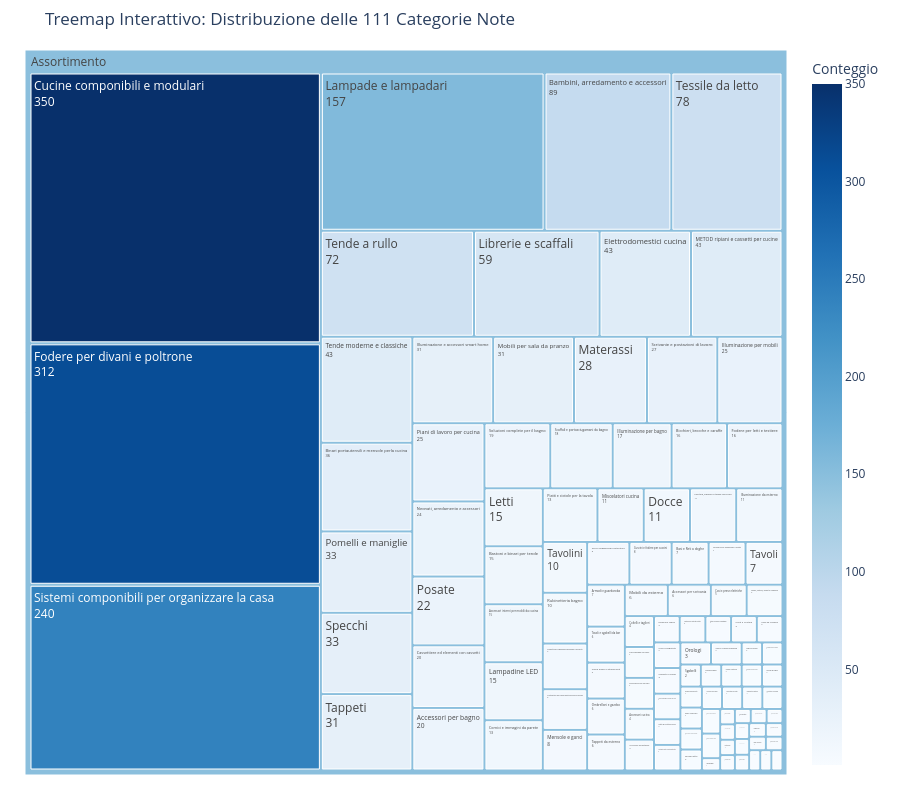

The notebook cell this image was saved under:
### Code cell
# Treemap Interattivo
# Calcoliamo la frequenza di ogni Categoria di Livello 2 dal dataset noto e generiamo il Treemap
df_counts = df_noti['Categoria Principale'].value_counts().reset_index()
df_counts.columns = ['Categoria', 'Conteggio']

fig = px.treemap(df_counts, path=[px.Constant("Assortimento"), 'Categoria'], values='Conteggio', title=f'Treemap Interattivo: Distribuzione delle {len(CATEGORIE_L2)} Categorie Note', color='Conteggio',  color_continuous_scale='Blues')
fig.update_traces(root_color="lightgrey", textinfo="label+value")
fig.update_layout(margin=dict(t=50, l=25, r=25, b=25), height=800)
fig.show()

### Figure 1 — Plotly figure (JSON) as saved in the notebook; plotly's stock layout.template omitted (floating-point values rounded to 4 significant figures)
{"data": [{"branchvalues": "total", "customdata": [[350.0], [312.0], [240.0], [157.0], [89.0], [78.0], [72.0], [59.0], [43.0], [43.0], [43.0], [36.0], [33.0], [33.0], [31.0], [31.0], [31.0], [28.0], [27.0], [25.0], [25.0], [24.0], [22.0], [20.0], [20.0], [19.0], [18.0], [17.0], [16.0], [16.0], [15.0], [15.0], [15.0], [15.0], [13.0], [13.0], [11.0], [11.0], [11.0], [11.0], [10.0], [10.0], [9.0], [8.0], [8.0], [8.0], [8.0], [7.0], [7.0], [7.0], [7.0], [6.0], [6.0], [6.0], [6.0], [6.0], [6.0], [5.0], [5.0], [4.0], [4.0], [4.0], [4.0], [4.0], [3.0], [3.0], [3.0], [3.0], [3.0], [3.0], [3.0], [3.0], [3.0], [3.0], [3.0], [3.0], [2.0], [2.0], [2.0], [2.0], [2.0], [2.0], [2.0], [2.0], [2.0], [2.0], [2.0], [2.0], [2.0], [2.0], [2.0], [2.0], [2.0], [1.0], [1.0], [1.0], [1.0], [1.0], [1.0], [1.0], [1.0], [1.0], [1.0], [1.0], [1.0], [1.0], [1.0], [1.0], [1.0], [1.0], [1.0], [148.3]], "domain": {"x": [0, 1], "y": [0, 1]}, "hovertemplate": "labels=%{label}<br>Conteggio_sum=%{value}<br>parent=%{parent}<br>id=%{id}<br>Conteggio=%{color}<extra></extra>", "ids": ["Assortimento/Cucine componibili e modulari", "Assortimento/Fodere per divani e poltrone", "Assortimento/Sistemi componibili per organizzare la casa", "Assortimento/Lampade e lampadari", "Assortimento/Bambini, arredamento e accessori", "Assortimento/Tessile da letto", "Assortimento/Tende a rullo", "Assortimento/Librerie e scaffali", "Assortimento/Elettrodomestici cucina", "Assortimento/METOD ripiani e cassetti per cucine", "Assortimento/Tende moderne e classiche", "Assortimento/Binari portautensili e mensole perla cucina", "Assortimento/Pomelli e maniglie", "Assortimento/Specchi", "Assortimento/Tappeti", "Assortimento/Illuminazione e accessori smart home", "Assortimento/Mobili per sala da pranzo", "Assortimento/Materassi", "Assortimento/Scrivanie e postazioni di lavoro", "Assortimento/Illuminazione per mobili", "Assortimento/Piani di lavoro per cucina", "Assortimento/Neonati, arredamento e accessori", "Assortimento/Posate", "Assortimento/Cassettiere ed elementi con cassetti", "Assortimento/Accessori per bagno", "Assortimento/Soluzioni complete per il bagno", "Assortimento/Scaffali e portasciugamani da bagno", "Assortimento/Illuminazione per bagno", "Assortimento/Bicchieri, brocche e caraffe", "Assortimento/Fodere per letti e testiere", "Assortimento/Letti", "Assortimento/Bastoni e binari per tende", "Assortimento/Accessori interni per mobili da cucina", "Assortimento/Lampadine LED", "Assortimento/Cornici e immagini da parete", "Assortimento/Piatti e ciotole per la tavola", "Assortimento/Miscelatori cucina", "Assortimento/Docce", "Assortimento/Pentole, padelle e teglie da forno", "Assortimento/Illuminazione da esterno", "Assortimento/Tavolini", "Assortimento/Rubinetteria bagno", "Assortimento/Prodotti per organizzare bevande e alimenti", "Assortimento/Contenitori per documenti/accessori media", "Assortimento/Mensole e ganci", "Assortimento/Pouf e poggiapiedi contenitore", "Assortimento/Cuscini e fodere per cuscini", "Assortimento/Basi e Reti a doghe", "Assortimento/Soluzioni per organizzare i vestiti", "Assortimento/Tavoli", "Assortimento/Armadi e guardaroba", "Assortimento/Tavoli e sgabelli da bar", "Assortimento/Casse audio e altoparlanti", "Assortimento/Ombrelloni e gazebo", "Assortimento/Tappeti da esterno", "Assortimento/Mobili da esterno", "Assortimento/Accessori per scrivania", "Assortimento/Cavi e prese elettriche", "Assortimento/Mobili, vetrine, buffet e credenze", "Assortimento/Coltelli e taglieri", "Assortimento/Piani d’appoggio per bagno", "Assortimento/Illuminazione per decorare", "Assortimento/Accessori cucina", "Assortimento/Accessori da esterno", "Assortimento/Mobili per ufficio", "Assortimento/Testiere e Testate Letto", "Assortimento/Attrezzi e accessori di montaggio", "Assortimento/Cesti e Scatole", "Assortimento/Sedie da scrivania", "Assortimento/Cuscini e poggiatesta", "Assortimento/Coperte e plaid", "Assortimento/Tessuti a metraggio e accessori da cucito", "Assortimento/Piatti da portata e vassoi", "Assortimento/Contenitori Letto e Scatole sottoletto", "Assortimento/Orologi", "Assortimento/Sedie e Scrivanie da gaming", "Assortimento/Sedie riunioni", "Assortimento/Purificatori d'aria e accessori", "Assortimento/Sgabelli", "Assortimento/Lavabi bagno", "Assortimento/Candele e lanterne", "Assortimento/Articoli per la cottura in forno", "Assortimento/Tessile da bagno", "Assortimento/Gambe e Piedi per letti", "Assortimento/Divani componibili", "Assortimento/Ceste per bucato e Ceste portabiancheria", "Assortimento/Divani letto", "Assortimento/Accessori per la pulizia", "Assortimento/Purificatori aria e filtri", "Assortimento/Pavimento da esterno", "Assortimento/Prodotti per la sicurezza", "Assortimento/Mobili TV e soluzioni audio/video", "Assortimento/Accessori per cellulari e tablet", "Assortimento/Giardinaggio", "Assortimento/Basi per materassi", "Assortimento/Scatole e cestini da bagno", "Assortimento/Poltrone", "Assortimento/Pensili per bagno", "Assortimento/Assi da stiro", "Assortimento/Accessori per lavare i piatti", "Assortimento/Gambe per divani e poltrone", "Assortimento/Cucina da esterno e accessori", "Assortimento/Paraschizzi e rivestimenti cucina da parete", "Assortimento/Mobili da lavabo", "Assortimento/Panche", "Assortimento/Buffet, credenze e tavoli consolle", "Assortimento/Mini cucine", "Assortimento/Biancheria per la tavola", "Assortimento/Biancheria da cucina", "Assortimento/Accessori per gatti", "Assortimento/Secchi e sacchetti per l'immondizia", "Assortimento"], "labels": ["Cucine componibili e modulari", "Fodere per divani e poltrone", "Sistemi componibili per organizzare la casa", "Lampade e lampadari", "Bambini, arredamento e accessori", "Tessile da letto", "Tende a rullo", "Librerie e scaffali", "Elettrodomestici cucina", "METOD ripiani e cassetti per cucine", "Tende moderne e classiche", "Binari portautensili e mensole perla cucina", "Pomelli e maniglie", "Specchi", "Tappeti", "Illuminazione e accessori smart home", "Mobili per sala da pranzo", "Materassi", "Scrivanie e postazioni di lavoro", "Illuminazione per mobili", "Piani di lavoro per cucina", "Neonati, arredamento e accessori", "Posate", "Cassettiere ed elementi con cassetti", "Accessori per bagno", "Soluzioni complete per il bagno", "Scaffali e portasciugamani da bagno", "Illuminazione per bagno", "Bicchieri, brocche e caraffe", "Fodere per letti e testiere", "Letti", "Bastoni e binari per tende", "Accessori interni per mobili da cucina", "Lampadine LED", "Cornici e immagini da parete", "Piatti e ciotole per la tavola", "Miscelatori cucina", "Docce", "Pentole, padelle e teglie da forno", "Illuminazione da esterno", "Tavolini", "Rubinetteria bagno", "Prodotti per organizzare bevande e alimenti", "Contenitori per documenti/accessori media", "Mensole e ganci", "Pouf e poggiapiedi contenitore", "Cuscini e fodere per cuscini", "Basi e Reti a doghe", "Soluzioni per organizzare i vestiti", "Tavoli", "Armadi e guardaroba", "Tavoli e sgabelli da bar", "Casse audio e altoparlanti", "Ombrelloni e gazebo", "Tappeti da esterno", "Mobili da esterno", "Accessori per scrivania", "Cavi e prese elettriche", "Mobili, vetrine, buffet e credenze", "Coltelli e taglieri", "Piani d’appoggio per bagno", "Illuminazione per decorare", "Accessori cucina", "Accessori da esterno", "Mobili per ufficio", "Testiere e Testate Letto", "Attrezzi e accessori di montaggio", "Cesti e Scatole", "Sedie da scrivania", "Cuscini e poggiatesta", "Coperte e plaid", "Tessuti a metraggio e accessori da cucito", "Piatti da portata e vassoi", "Contenitori Letto e Scatole sottoletto", "Orologi", "Sedie e Scrivanie da gaming", "Sedie riunioni", "Purificatori d'aria e accessori", "Sgabelli", "Lavabi bagno", "Candele e lanterne", "Articoli per la cottura in forno", "Tessile da bagno", "Gambe e Piedi per letti", "Divani componibili", "Ceste per bucato e Ceste portabiancheria", "Divani letto", "Accessori per la pulizia", "Purificatori aria e filtri", "Pavimento da esterno", "Prodotti per la sicurezza", "Mobili TV e soluzioni audio/video", "Accessori per cellulari e tablet", "Giardinaggio", "Basi per materassi", "Scatole e cestini da bagno", "Poltrone", "Pensili per bagno", "Assi da stiro", "Accessori per lavare i piatti", "Gambe per divani e poltrone", "Cucina da esterno e accessori", "Paraschizzi e rivestimenti cucina da parete", "Mobili da lavabo", "Panche", "Buffet, credenze e tavoli consolle", "Mini cucine", "Biancheria per la tavola", "Biancheria da cucina", "Accessori per gatti", "Secchi e sacchetti per l'immondizia", "Assortimento"], "marker": {"coloraxis": "coloraxis", "colors": [350.0, 312.0, 240.0, 157.0, 89.0, 78.0, 72.0, 59.0, 43.0, 43.0, 43.0, 36.0, 33.0, 33.0, 31.0, 31.0, 31.0, 28.0, 27.0, 25.0, 25.0, 24.0, 22.0, 20.0, 20.0, 19.0, 18.0, 17.0, 16.0, 16.0, 15.0, 15.0, 15.0, 15.0, 13.0, 13.0, 11.0, 11.0, 11.0, 11.0, 10.0, 10.0, 9.0, 8.0, 8.0, 8.0, 8.0, 7.0, 7.0, 7.0, 7.0, 6.0, 6.0, 6.0, 6.0, 6.0, 6.0, 5.0, 5.0, 4.0, 4.0, 4.0, 4.0, 4.0, 3.0, 3.0, 3.0, 3.0, 3.0, 3.0, 3.0, 3.0, 3.0, 3.0, 3.0, 3.0, 2.0, 2.0, 2.0, 2.0, 2.0, 2.0, 2.0, 2.0, 2.0, 2.0, 2.0, 2.0, 2.0, 2.0, 2.0, 2.0, 2.0, 1.0, 1.0, 1.0, 1.0, 1.0, 1.0, 1.0, 1.0, 1.0, 1.0, 1.0, 1.0, 1.0, 1.0, 1.0, 1.0, 1.0, 1.0, 148.3]}, "name": "", "parents": ["Assortimento", "Assortimento", "Assortimento", "Assortimento", "Assortimento", "Assortimento", "Assortimento", "Assortimento", "Assortimento", "Assortimento", "Assortimento", "Assortimento", "Assortimento", "Assortimento", "Assortimento", "Assortimento", "Assortimento", "Assortimento", "Assortimento", "Assortimento", "Assortimento", "Assortimento", "Assortimento", "Assortimento", "Assortimento", "Assortimento", "Assortimento", "Assortimento", "Assortimento", "Assortimento", "Assortimento", "Assortimento", "Assortimento", "Assortimento", "Assortimento", "Assortimento", "Assortimento", "Assortimento", "Assortimento", "Assortimento", "Assortimento", "Assortimento", "Assortimento", "Assortimento", "Assortimento", "Assortimento", "Assortimento", "Assortimento", "Assortimento", "Assortimento", "Assortimento", "Assortimento", "Assortimento", "Assortimento", "Assortimento", "Assortimento", "Assortimento", "Assortimento", "Assortimento", "Assortimento", "Assortimento", "Assortimento", "Assortimento", "Assortimento", "Assortimento", "Assortimento", "Assortimento", "Assortimento", "Assortimento", "Assortimento", "Assortimento", "Assortimento", "Assortimento", "Assortimento", "Assortimento", "Assortimento", "Assortimento", "Assortimento", "Assortimento", "Assortimento", "Assortimento", "Assortimento", "Assortimento", "Assortimento", "Assortimento", "Assortimento", "Assortimento", "Assortimento", "Assortimento", "Assortimento", "Assortimento", "Assortimento", "Assortimento", "Assortimento", "Assortimento", "Assortimento", "Assortimento", "Assortimento", "Assortimento", "Assortimento", "Assortimento", "Assortimento", "Assortimento", "Assortimento", "Assortimento", "Assortimento", "Assortimento", "Assortimento", "Assortimento", "Assortimento", "Assortimento", ""], "root": {"color": "lightgrey"}, "textinfo": "label+value", "type": "treemap", "values": [350.0, 312.0, 240.0, 157.0, 89.0, 78.0, 72.0, 59.0, 43.0, 43.0, 43.0, 36.0, 33.0, 33.0, 31.0, 31.0, 31.0, 28.0, 27.0, 25.0, 25.0, 24.0, 22.0, 20.0, 20.0, 19.0, 18.0, 17.0, 16.0, 16.0, 15.0, 15.0, 15.0, 15.0, 13.0, 13.0, 11.0, 11.0, 11.0, 11.0, 10.0, 10.0, 9.0, 8.0, 8.0, 8.0, 8.0, 7.0, 7.0, 7.0, 7.0, 6.0, 6.0, 6.0, 6.0, 6.0, 6.0, 5.0, 5.0, 4.0, 4.0, 4.0, 4.0, 4.0, 3.0, 3.0, 3.0, 3.0, 3.0, 3.0, 3.0, 3.0, 3.0, 3.0, 3.0, 3.0, 2.0, 2.0, 2.0, 2.0, 2.0, 2.0, 2.0, 2.0, 2.0, 2.0, 2.0, 2.0, 2.0, 2.0, 2.0, 2.0, 2.0, 1.0, 1.0, 1.0, 1.0, 1.0, 1.0, 1.0, 1.0, 1.0, 1.0, 1.0, 1.0, 1.0, 1.0, 1.0, 1.0, 1.0, 1.0, 2331.0]}], "layout": {"coloraxis": {"autocolorscale": false, "colorbar": {"title": {"text": "Conteggio"}}, "colorscale": [[0, "rgb(247,251,255)"], [0.125, "rgb(222,235,247)"], [0.25, "rgb(198,219,239)"], [0.375, "rgb(158,202,225)"], [0.5, "rgb(107,174,214)"], [0.625, "rgb(66,146,198)"], [0.75, "rgb(33,113,181)"], [0.875, "rgb(8,81,156)"], [1, "rgb(8,48,107)"]]}, "height": 800, "legend": {"tracegroupgap": 0}, "margin": {"b": 25, "l": 25, "r": 25, "t": 50}, "title": {"text": "Treemap Interattivo: Distribuzione delle 111 Categorie Note"}}}
